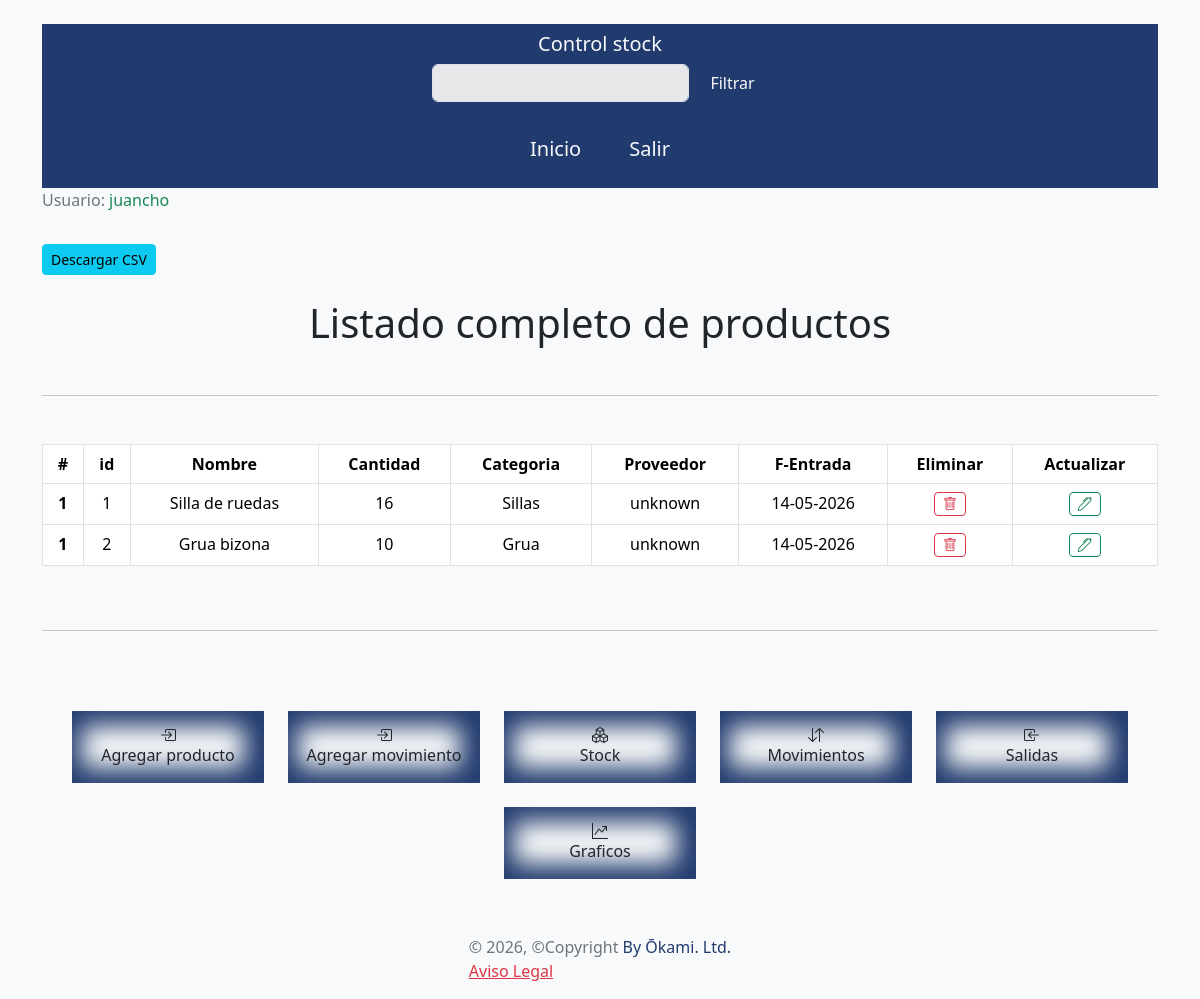
The app's page /products/ (signed in), older data.
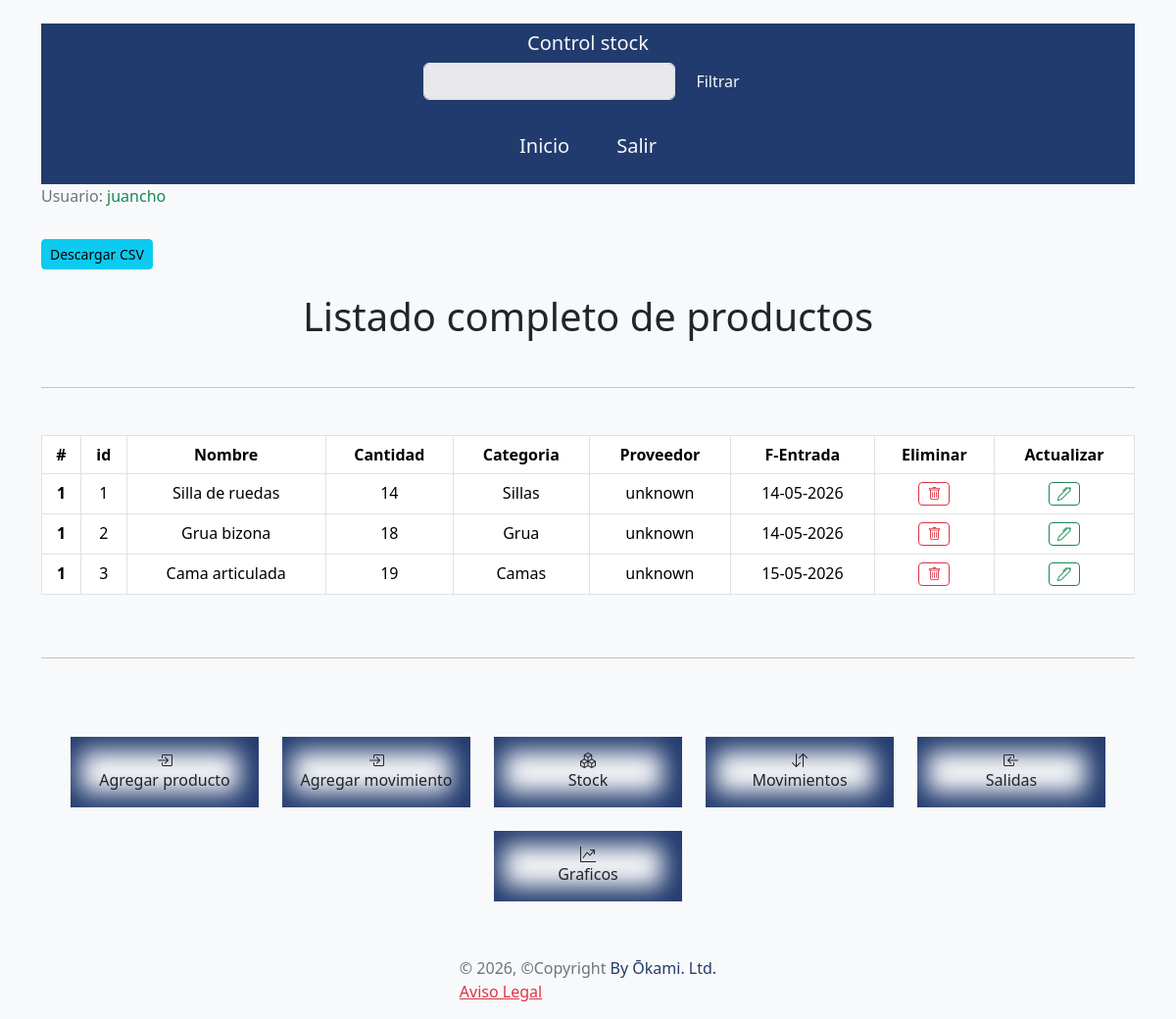
The same page, newer data.
### products/models.py (models this page shows, shortened)
class Products(models.Model):
    product = models.ForeignKey(User,  on_delete=models.CASCADE, related_name="products", verbose_name=("Producto"))
    product_name = models.CharField(max_length=50, blank=True, verbose_name=("Nombre"))
    category = models.CharField(max_length=100, blank=True, verbose_name=("Categoria"))
    supplier = models.CharField(max_length=50, blank=True, verbose_name=("Proveedor"))
    timestamp  = models.DateTimeField(auto_now_add=True, blank=True, null=True, verbose_name=("Fecha"))
    stock = models.PositiveIntegerField(default=0, validators=[MinValueValidator(0)], verbose_name=("Stock/Cantidad"))
    class Meta:
        verbose_name = 'Producto'
        verbose_name_plural = 'Productos'

### products/views.py (the view)
# urls.py: path('products/', ProductsListView.as_view(), name="products_list"),
@method_decorator(login_required, name="dispatch")
class ProductsListView(ListView):
    model = Products
    template_name = "products/products_list.html"
    context_object_name = "products"

### core/templates/products/products_list.html (shortened to what this page needs)
{% extends 'general/layout.html' %}
{% block content %}
<section class="mb-5">
  {% include "_includes/_csv.html" %}
  <h1 class="display-6  text-center mb-5">Listado completo de productos</h1>
  <hr>
  <div class="table-responsive table-sm mt-5">
    <table class="table table-bordered table-hover">
      <thead>
        <tr class="text-center">
          <th scope="col">#</th>
          <th scope="col">id</th>
          <th scope="col">Nombre</th>
          <th scope="col">Cantidad</th>
          <th scope="col">Categoria</th>
          <th scope="col">Proveedor</th>
          <th scope="col">F-Entrada</th>
          <th scope="col">Eliminar</th>
          <th scope="col">Actualizar</th>
        </tr>
      </thead>
      <tbody>
        {% for product in products %}
          {% include  '_includes/_products.html' %}
        {% endfor %}
      </tbody>
    </table>
  </div>
</section>
<hr>
{% endblock %}

### core/templates/general/layout.html (shortened to what this page needs)
 {% load static %}
<html lang="es">
  <head>
    <link href="https://cdn.jsdelivr.net/npm/bootstrap@5.3.3/dist/css/bootstrap.min.css" rel="stylesheet">
    <link rel="stylesheet" href="https://cdn.jsdelivr.net/npm/bootstrap-icons@1.11.3/font/bootstrap-icons.min.css">
    <link rel="stylesheet" href="{% static 'css/styles.css' %}">
  </head>
  <body class="bg-light">
    <div class= "container">
      {% include "_includes/_header.html" %}
      {% block content %}
      {% endblock%}
      {% include "_includes/_footer.html" %}
    </div>
  </body>
</html>

### core/templates/_includes/_header.html (shortened to what this page needs)
{% load static %}
<header class=" mb-4 mt-4 ">
    <nav class="navbar navbar-expand-lg navbar-dark">
       <div class="container-fluid d-flex flex-column">
            <div class="">
                <h5 class="text-center text-light">Control stock</h5>
                <form class="d-flex" role="search" action="{% url "search" %}" method="get">
                    <input id="django-form-input"  name="search"  class="form-control me-2" type="search"  aria-label="Search"/>
                    <button class="btn text-light"  type="submit">Filtrar</button>
                </form>
            </div>
            <section class="offcanvas offcanvas-start bg-dark " id="sidebar" tabindex="-1">
                <div class="offcanvas-body d-flex flex-column justify-content-between px-0">
                    <ul class="navbar-nav fs-5 justify-content-evenly">
                        <li class="nav-item px-3 py-2">
                            <a class="nav-link text-light" href="{% url 'home' %}">Inicio</a>
                        </li>
                        {% if request.user.is_authenticated %}
                            <li class="nav-item px-3 py-2">
                                <a class="nav-link text-light" href="{% url 'logout' %}">Salir</a>
                            </li>
                        {% endif %}
                    </ul>
                </div>
            </section>
        </div>
    </nav>
    {% if request.user.is_authenticated %}
        <p class="text-secondary">Usuario: <span class="text-success">{{ user.username }}</span></p>
    {% else %}
        <p class="text-secondary">Usuario: <span class="text-danger">No hay usuario registrado</span></p>
    {% endif %}
</header>

### core/templates/_includes/_csv.html
{% load static %}
<div class="csv">
  <a class="btn btn-info btn-sm mb-4 " href="{% url 'csv' %}">Descargar CSV</a>
</div>

### core/templates/_includes/_products.html
<tr class="text-center">
    <th scope="row">1</th>
      <td>{{ product.id }}</td>
      <td>{{ product.product_name }}</td>
      <td>{{ product.stock }}</td>
      <td>{{ product.category }}</td>
      <td>{{ product.supplier }}</td>
      <td>{{ product.timestamp|date:"d-m-Y"}}</td>
      <td><a class="btn btn-sm btn-outline-danger" href="{% url 'product_delete' product.pk %}"><i class="bi bi-trash"></i></a></td>
      <td><a class="btn btn-sm btn-outline-success" href="{% url 'product_update' product.pk %}"><i class="bi bi-pen"></i></a></td>
</tr>

### core/templates/_includes/_footer.html (shortened to what this page needs)
{% load static %}
 <footer class="footer d-flex justify-content-center mt-5">
        <div class="container-fluid d-flex flex-column align-items-center mt-4">
                <div class=" d-flex align-items-center justify-content-center  gap-2 flex-wrap">
                    <a id="footer_links" class="nav-link  d-flex flex-column align-items-center m-2 p-3" href="{% url 'product_create' %}"><i class="bi bi-box-arrow-in-right fs-6"></i>Agregar producto</a>
                    <a id="footer_links" class="nav-link d-flex flex-column align-items-center  m-2 p-3 fs-6" href="{% url 'movements_create' %}"><i id="icons" class="bi bi-box-arrow-in-right"></i>Agregar movimiento</a>
                    <a id="footer_links" class="nav-link d-flex flex-column align-items-center  m-2 p-3 fs-6" href="{% url 'products_list' %}"><i id="icons" class="bi bi-boxes"></i>Stock</a>
                    <a id="footer_links" class="nav-link d-flex flex-column align-items-center  m-2 p-3 fs-6" href="{% url 'movements_list' %}"> <i id="icons" class="bi bi-arrow-down-up"></i>Movimientos</a>
                    <a id="footer_links" class="nav-link d-flex flex-column align-items-center  m-2 p-3 fs-6" href=""><i id="icons" class="bi bi-box-arrow-in-left"></i> Salidas</a>
                    <a id="footer_links" class="nav-link d-flex flex-column align-items-center  m-2 p-3 fs-6" href="{% url 'products_list' %}"><i id="icons" class="bi bi-graph-up-arrow"></i>Graficos</a>
                </div>
                <div class="col-md-6 d-flex flex-wrap justify-content-center mt-5">
                    <p class="text-secondary">
                        &copy;
                        {% now 'Y' %},
                            ©Copyright <span class="span">By Ōkami. Ltd.</span><br>
                            <a class="link-danger" href="{% static 'docs/Aviso_Legal.pdf' %}" target="_blank">Aviso Legal</a></p>
                </div>
        </div>
    </footer>

### core/static/css/styles.css (style rules this page uses)
.form-control { background-color: #e8e8eb; }
#django-form-input { background-color: #e8e8eb; }
.span { color: #223b6e ; }
.navbar { background-color: #223b6e; }
#footer_links { width: 12rem; box-shadow: -5px -0px 25px 15px #223b6e inset; }

Row changes from the older to the newer data that the page shows:
changed Products "Silla de ruedas": stock "16" → "14"
changed Products "Grua bizona": stock "10" → "18"
added Products: id "3", product_name "Cama articulada", stock "19", category "Camas", supplier "unknown", timestamp "15-05-2026"
